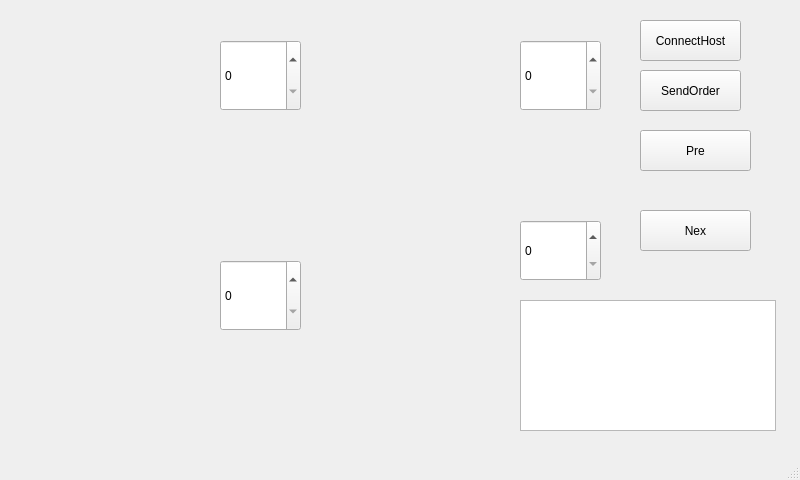
<?xml version="1.0" encoding="UTF-8"?>
<ui version="4.0">
 <class>MainWindow</class>
 <widget class="QMainWindow" name="MainWindow">
  <property name="geometry">
   <rect>
    <x>0</x>
    <y>0</y>
    <width>800</width>
    <height>480</height>
   </rect>
  </property>
  <property name="windowTitle">
   <string>MainWindow</string>
  </property>
  <widget class="QWidget" name="centralwidget">
   <widget class="QLabel" name="img1">
    <property name="geometry">
     <rect>
      <x>10</x>
      <y>0</y>
      <width>200</width>
      <height>200</height>
     </rect>
    </property>
    <property name="text">
     <string/>
    </property>
   </widget>
   <widget class="QLabel" name="name1">
    <property name="geometry">
     <rect>
      <x>220</x>
      <y>10</y>
      <width>81</width>
      <height>31</height>
     </rect>
    </property>
    <property name="text">
     <string/>
    </property>
   </widget>
   <widget class="QSpinBox" name="spinBox1">
    <property name="geometry">
     <rect>
      <x>220</x>
      <y>40</y>
      <width>81</width>
      <height>71</height>
     </rect>
    </property>
   </widget>
   <widget class="QLabel" name="name2">
    <property name="geometry">
     <rect>
      <x>520</x>
      <y>10</y>
      <width>81</width>
      <height>31</height>
     </rect>
    </property>
    <property name="text">
     <string/>
    </property>
   </widget>
   <widget class="QLabel" name="img2">
    <property name="geometry">
     <rect>
      <x>310</x>
      <y>0</y>
      <width>200</width>
      <height>200</height>
     </rect>
    </property>
    <property name="text">
     <string/>
    </property>
   </widget>
   <widget class="QSpinBox" name="spinBox2">
    <property name="geometry">
     <rect>
      <x>520</x>
      <y>40</y>
      <width>81</width>
      <height>71</height>
     </rect>
    </property>
   </widget>
   <widget class="QLabel" name="name3">
    <property name="geometry">
     <rect>
      <x>220</x>
      <y>230</y>
      <width>81</width>
      <height>31</height>
     </rect>
    </property>
    <property name="text">
     <string/>
    </property>
   </widget>
   <widget class="QLabel" name="img4">
    <property name="geometry">
     <rect>
      <x>310</x>
      <y>220</y>
      <width>200</width>
      <height>200</height>
     </rect>
    </property>
    <property name="text">
     <string/>
    </property>
   </widget>
   <widget class="QLabel" name="img3">
    <property name="geometry">
     <rect>
      <x>10</x>
      <y>220</y>
      <width>200</width>
      <height>200</height>
     </rect>
    </property>
    <property name="text">
     <string/>
    </property>
   </widget>
   <widget class="QLabel" name="name4">
    <property name="geometry">
     <rect>
      <x>520</x>
      <y>190</y>
      <width>81</width>
      <height>31</height>
     </rect>
    </property>
    <property name="text">
     <string/>
    </property>
   </widget>
   <widget class="QSpinBox" name="spinBox4">
    <property name="geometry">
     <rect>
      <x>520</x>
      <y>220</y>
      <width>81</width>
      <height>61</height>
     </rect>
    </property>
   </widget>
   <widget class="QSpinBox" name="spinBox3">
    <property name="geometry">
     <rect>
      <x>220</x>
      <y>260</y>
      <width>81</width>
      <height>71</height>
     </rect>
    </property>
   </widget>
   <widget class="QTextBrowser" name="textBrowser">
    <property name="geometry">
     <rect>
      <x>520</x>
      <y>300</y>
      <width>256</width>
      <height>131</height>
     </rect>
    </property>
   </widget>
   <widget class="QPushButton" name="ConButton">
    <property name="geometry">
     <rect>
      <x>640</x>
      <y>20</y>
      <width>101</width>
      <height>41</height>
     </rect>
    </property>
    <property name="text">
     <string>ConnectHost</string>
    </property>
   </widget>
   <widget class="QPushButton" name="SenButton">
    <property name="geometry">
     <rect>
      <x>640</x>
      <y>70</y>
      <width>101</width>
      <height>41</height>
     </rect>
    </property>
    <property name="text">
     <string>SendOrder</string>
    </property>
   </widget>
   <widget class="QPushButton" name="PrePagesButton">
    <property name="geometry">
     <rect>
      <x>640</x>
      <y>130</y>
      <width>111</width>
      <height>41</height>
     </rect>
    </property>
    <property name="text">
     <string>Pre</string>
    </property>
   </widget>
   <widget class="QPushButton" name="NexPagesButton">
    <property name="geometry">
     <rect>
      <x>640</x>
      <y>210</y>
      <width>111</width>
      <height>41</height>
     </rect>
    </property>
    <property name="text">
     <string>Nex</string>
    </property>
   </widget>
   <widget class="QLabel" name="Pages">
    <property name="geometry">
     <rect>
      <x>650</x>
      <y>180</y>
      <width>101</width>
      <height>31</height>
     </rect>
    </property>
    <property name="text">
     <string/>
    </property>
   </widget>
  </widget>
  <widget class="QMenuBar" name="menubar">
   <property name="geometry">
    <rect>
     <x>0</x>
     <y>0</y>
     <width>800</width>
     <height>23</height>
    </rect>
   </property>
  </widget>
  <widget class="QStatusBar" name="statusbar"/>
 </widget>
 <resources/>
 <connections/>
</ui>
